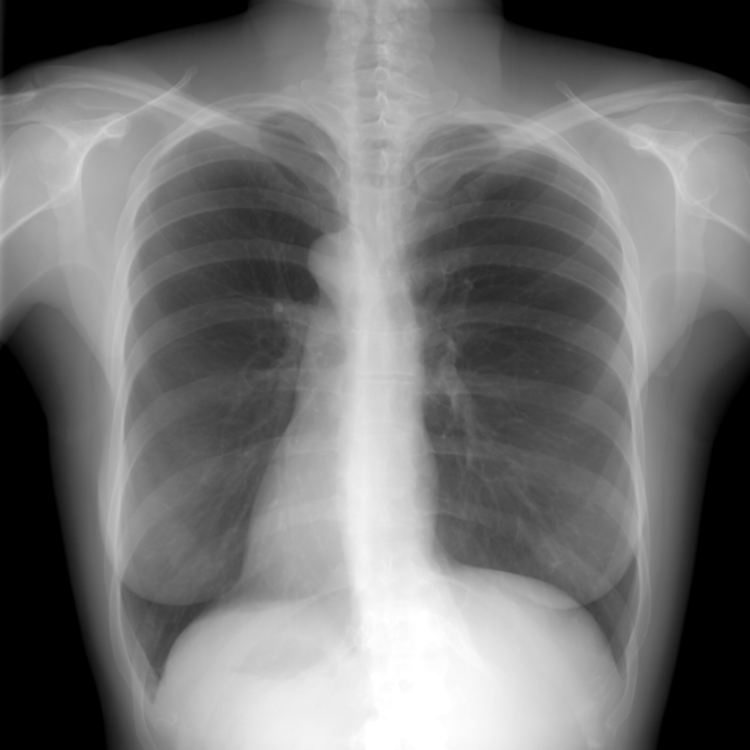
%> input picture img/REG_HE.png, 750 x 750 px
$ octave z_norm_param_diff.m   (GNU Octave 9; MATLAB toolbox functions it lacks are replaced by stand-ins)
%> lines starting %> are read from the running program, lines starting %| are printed output that depends on the picture
### src/z_norm.m
function norm_im = z_norm(image_mat, gauss_width, gauss_sd, local_sd_thresh)
% Z_NORM Normalizes (standardizes) local (regional) image values to zero
% mean and unit variance. For significant amounts of noise, a threshold can
% be defined for regulation.
%
% NORM_IM = Z_NORM(IMAGE_MAT, GAUSS_WIDTH, GAUSS_SD, LOCAL_SD_THRESH)
% returns normalized image NORM_IM from IMAGE_MAT. IMAGE_MAT is the input
% image matrix. GAUSS_WIDTH is the length and GAUSS_SD is the standard
% deviation of the LP Gaussian kernel filter. LOCAL_SD_THRESH is the lower
% threshold for standard deviation in the image region.
%
% Author:
%   Nemanja Sakac, student
%   Faculty of Technical Sciences, University of Novi Sad
%   Novi Sad, Serbia
% Date: 2019.
% Last modified: 2021.

% Create Gaussian LP filter of width 'gauss_width' and standard deviation
% 'gauss_sd'
h = fspecial('gaussian', [1, gauss_width], gauss_sd);

% Estimate local mean value of image
loc_mean = conv2(h', h, image_mat, 'same');

% Calculate squared differences
loc_var = (image_mat - loc_mean) .^ 2;
% Estimate local variance
loc_var = conv2(h', h, loc_var, 'same');
loc_var = loc_var .* (~(loc_var < local_sd_thresh))...
    + (loc_var < local_sd_thresh) .* local_sd_thresh;

% Normalize image values
norm_im = (image_mat - loc_mean) ./ sqrt(loc_var);

### scripts/z_norm_param_diff.m
%%
addpath('F:\projects\rigid_image_registration_gradient_descent\matlab\img');
addpath('F:\projects\rigid_image_registration_gradient_descent\matlab\src');
% Load images
% Reference image
ref_im = double(imread('../img/REG_HE.png'));
%> ref_im: size 750x750 double; min 0, max 255, mean 116; mean of the top-left, top-right, bottom-left and bottom-right quarters 112.9, 110.5, 117.6, 123
% Test image
test_im = double(imread('../img/REG_LE_05.PNG'));
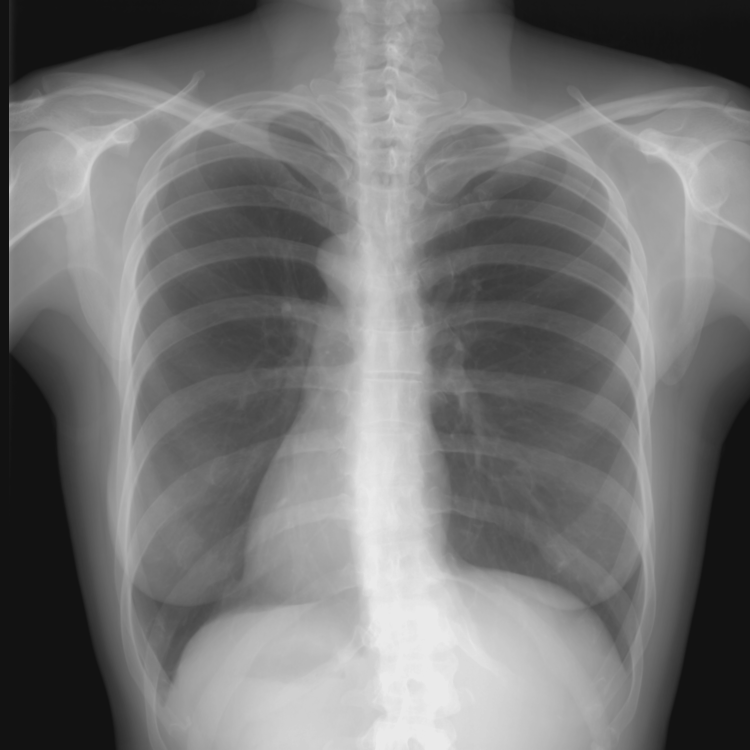
%> input picture img/REG_LE_05.PNG, 750 x 750 px
%> test_im: size 750x750 double; min 18, max 234, mean 117.4; mean of the top-left, top-right, bottom-left and bottom-right quarters 111.9, 116.3, 113.6, 127.7

%%
% Display images before preprocessing
figure
imshow(ref_im, [])
figure
imshow(test_im, [])

%%
% Extract ROI (region-of-interest)
rows = [round(0.15 * size(ref_im, 1)), round(0.85 * size(ref_im, 1))];
%> rows = [113 638]
columns = [round(0.10 * size(ref_im, 2)), round(0.90 * size(ref_im, 2))];
%> columns = [75 675]
roi = [rows; columns];
%> roi = [113 638; 75 675]

%%
% Examples of image for different z-norm parameters
ref_im_roi = ref_im(rows(1):rows(2), columns(1):columns(2));
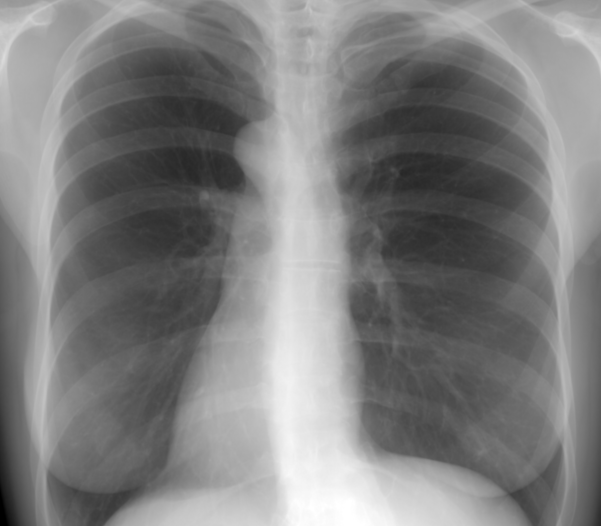
%> ref_im_roi: size 526x601 double; min 0, max 255, mean 126.9
test_im_roi = test_im(rows(1):rows(2), columns(1):columns(2));
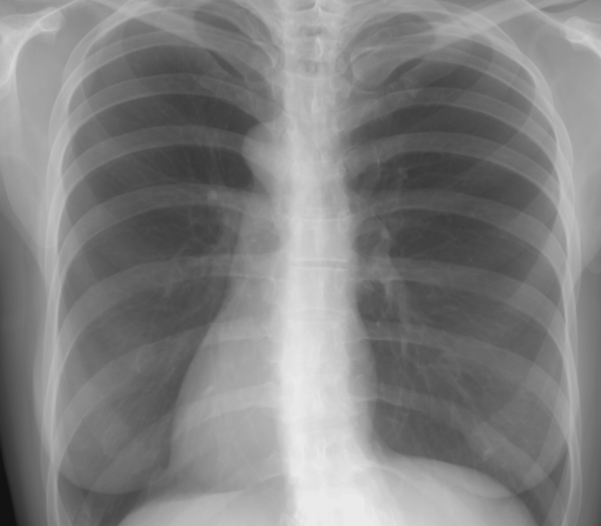
%> test_im_roi: size 526x601 double; min 18, max 234, mean 129.1

%%
% Variable width, fixed standard deviation and threshold
gauss_width = [5, 10, 30];
gauss_sd = 10;
thresh = 5;

for i = 1:length(gauss_width)
    figure
    imshow(z_norm(ref_im_roi, gauss_width(i), gauss_sd, thresh), [])
    format_title = sprintf('w = %d, \\sigma = %d, \\sigma_min = %d',...
        gauss_width(i), gauss_sd, thresh)
    title(format_title)
end
%> this loop made 3 passes
%> pass 1, in z_norm, `loc_var = (image_mat - loc_mean) .^ 2;`:
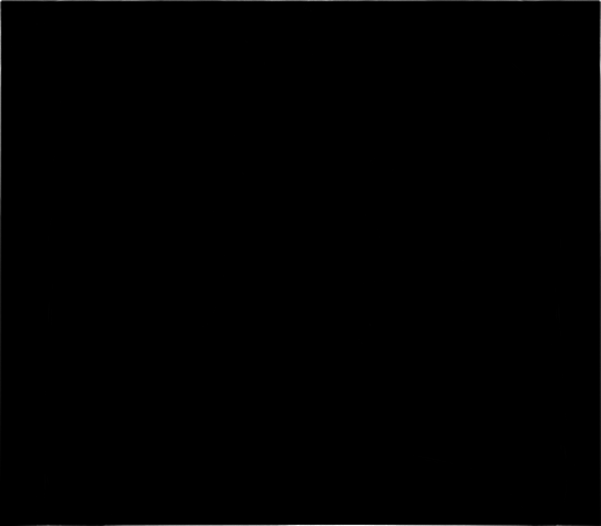
%> loc_var: size 526x601 double; min 0, max 10556, mean 34.8; drawn with min black and max white

%%
% Variable width, fixed standard deviation and threshold
gauss_width = 30;
gauss_sd = [5, 10, 20];
thresh = 5;

for i = 1:length(gauss_sd)
    figure
    imshow(z_norm(ref_im_roi, gauss_width, gauss_sd(i), thresh), [])
    format_title = sprintf('w = %d, \\sigma = %d, \\sigma_min = %d',...
        gauss_width, gauss_sd(i), thresh)
    title(format_title)
end
%> this loop made 3 passes
%> pass 1, in z_norm (call 4), `loc_mean = conv2(h', h, image_mat, 'same');`:
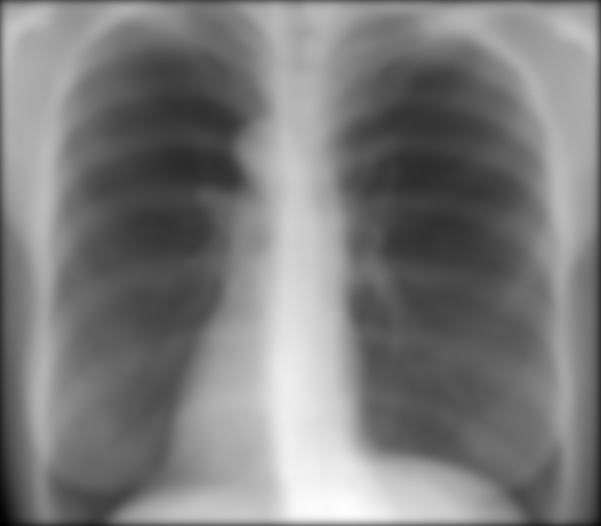
%> loc_mean: size 526x601 double; min 1.04, max 254.2, mean 124.9
%> pass 1, in z_norm (call 4), `loc_var = conv2(h', h, loc_var, 'same');`:
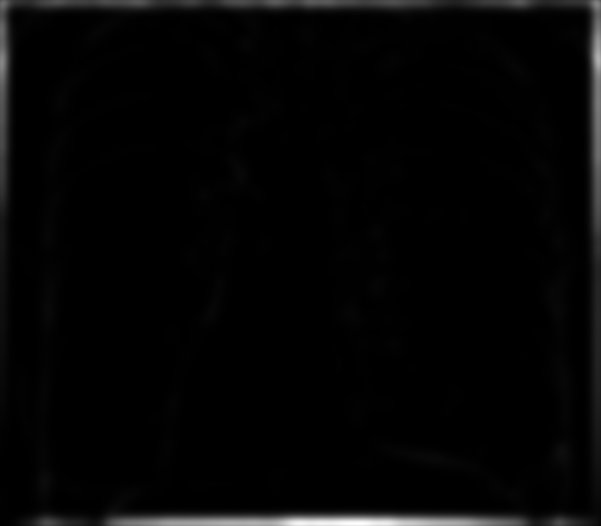
%> loc_var: size 526x601 double; min 0.224, max 3565.3, mean 79.9; drawn with min black and max white
